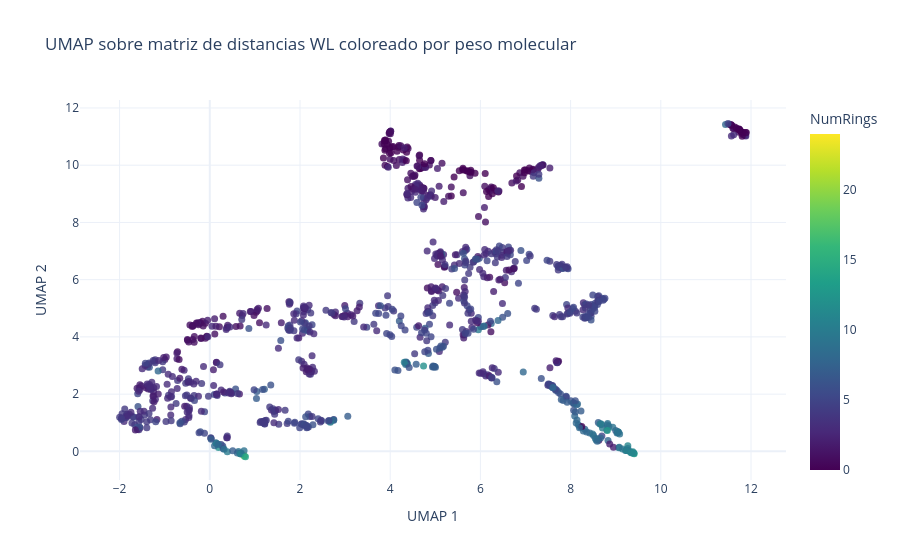

This figure's notebook cell:
### Code cell
fig = px.scatter(
    umap_df,
    x='UMAP 1',
    y='UMAP 2',
    color='NumRings',
    hover_data={'SMILES': True, 'MolWt': ':.2f', 'NumAtoms': True, 'NumRings': True},
    color_continuous_scale='Viridis',
    title='UMAP sobre matriz de distancias WL coloreado por peso molecular',
)
fig.update_traces(marker=dict(size=7, opacity=0.8))
fig.update_layout(template='plotly_white')
fig.show()

### Figure 1 — Plotly figure (JSON) as saved in the notebook; plotly's stock layout.template omitted (floating-point values rounded to 4 significant figures; data arrays with more than 128 entries replaced by an {"elided": "..."} marker saying what was removed)
{"data": [{"customdata": {"elided": "999x4 mixed values"}, "hovertemplate": "UMAP 1=%{x}<br>UMAP 2=%{y}<br>SMILES=%{customdata[0]}<br>MolWt=%{customdata[1]:.2f}<br>NumAtoms=%{customdata[2]}<br>NumRings=%{marker.color}<extra></extra>", "legendgroup": "", "marker": {"color": {"elided": "999 float values"}, "coloraxis": "coloraxis", "opacity": 0.8, "size": 7, "symbol": "circle"}, "mode": "markers", "name": "", "orientation": "v", "showlegend": false, "type": "scatter", "x": {"elided": "999 float values"}, "xaxis": "x", "y": {"elided": "999 float values"}, "yaxis": "y"}], "layout": {"coloraxis": {"colorbar": {"title": {"text": "NumRings"}}, "colorscale": [[0, "#440154"], [0.1111, "#482878"], [0.2222, "#3e4989"], [0.3333, "#31688e"], [0.4444, "#26828e"], [0.5556, "#1f9e89"], [0.6667, "#35b779"], [0.7778, "#6ece58"], [0.8889, "#b5de2b"], [1, "#fde725"]]}, "legend": {"tracegroupgap": 0}, "title": {"text": "UMAP sobre matriz de distancias WL coloreado por peso molecular"}, "xaxis": {"anchor": "y", "domain": [0, 1], "title": {"text": "UMAP 1"}}, "yaxis": {"anchor": "x", "domain": [0, 1], "title": {"text": "UMAP 2"}}}}
